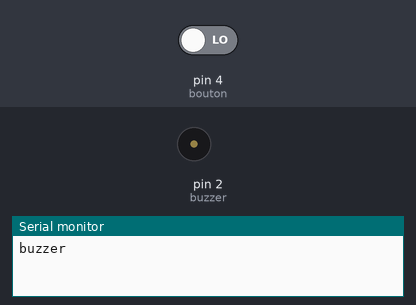
The sketch below on a simulated Arduino Uno, built with avr-gcc and run on an emulated ATmega328P. On the bench: buzzer (waves = sounding), the last lines printed to the serial monitor. The inputs (shaded band) are chosen by the test bench; at power-on: pin 4 (bouton) LOW.

Above: at 2.2 s.
2.3 s: pin 4 (bouton) driven HIGH
At 3.0 s:
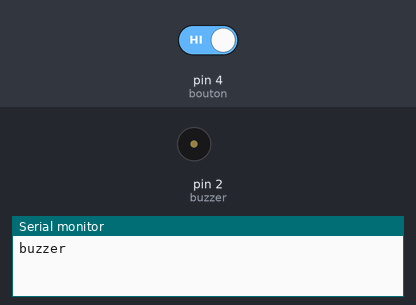
4.9 s: pin 4 (bouton) driven LOW
At 5.7 s:
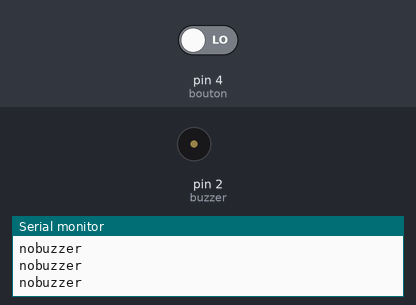
Timing chart, 0 to 14.9 s (numbered marks = the images above; inputs shaded):
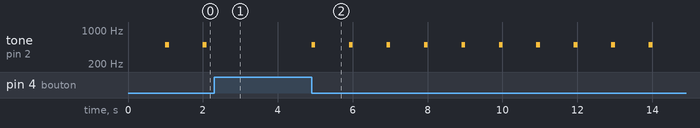

The sketch:

buzzer.ino
```cpp
const int buzzer=2;
const int bouton=4;
int val=0;

void setup() {
  Serial.begin(9600);
  pinMode(bouton, INPUT);
  delay(1000);

}

void loop() {
 val=digitalRead(bouton);

 if (val==HIGH) {
 noTone(buzzer);
 Serial.println("nobuzzer");
 }

 else {
 tone(buzzer, 500, 100); //tone(broche, frequence, durée)
 delay(1000);
 Serial.println("buzzer");
 }


}
```

Measured:
- after the input at 2.3 s, tone on pin 2 (buzzer): stops changing and stays silent
- after the input at 4.9 s, tone on pin 2 (buzzer): alternates 500 Hz for 0.10 s and silent for 0.90 s, starting at once
- by itself, tone on pin 2 (buzzer): alternates 500 Hz for 0.10 s and silent for 0.90 s
